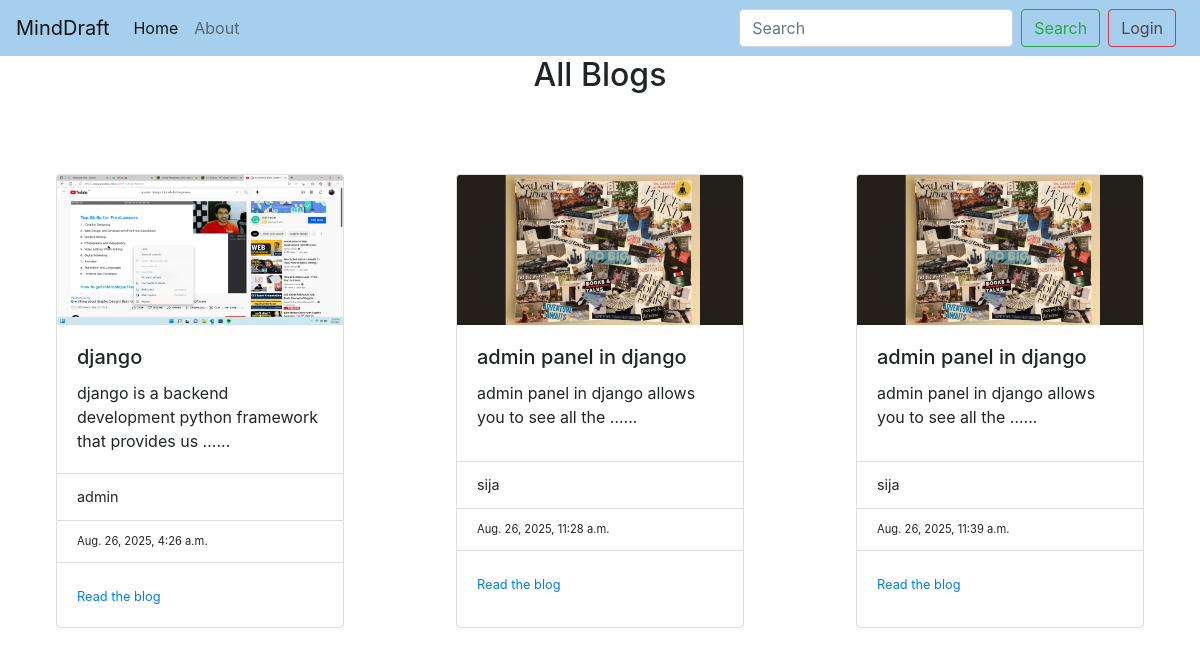
Before: / with the older database file.
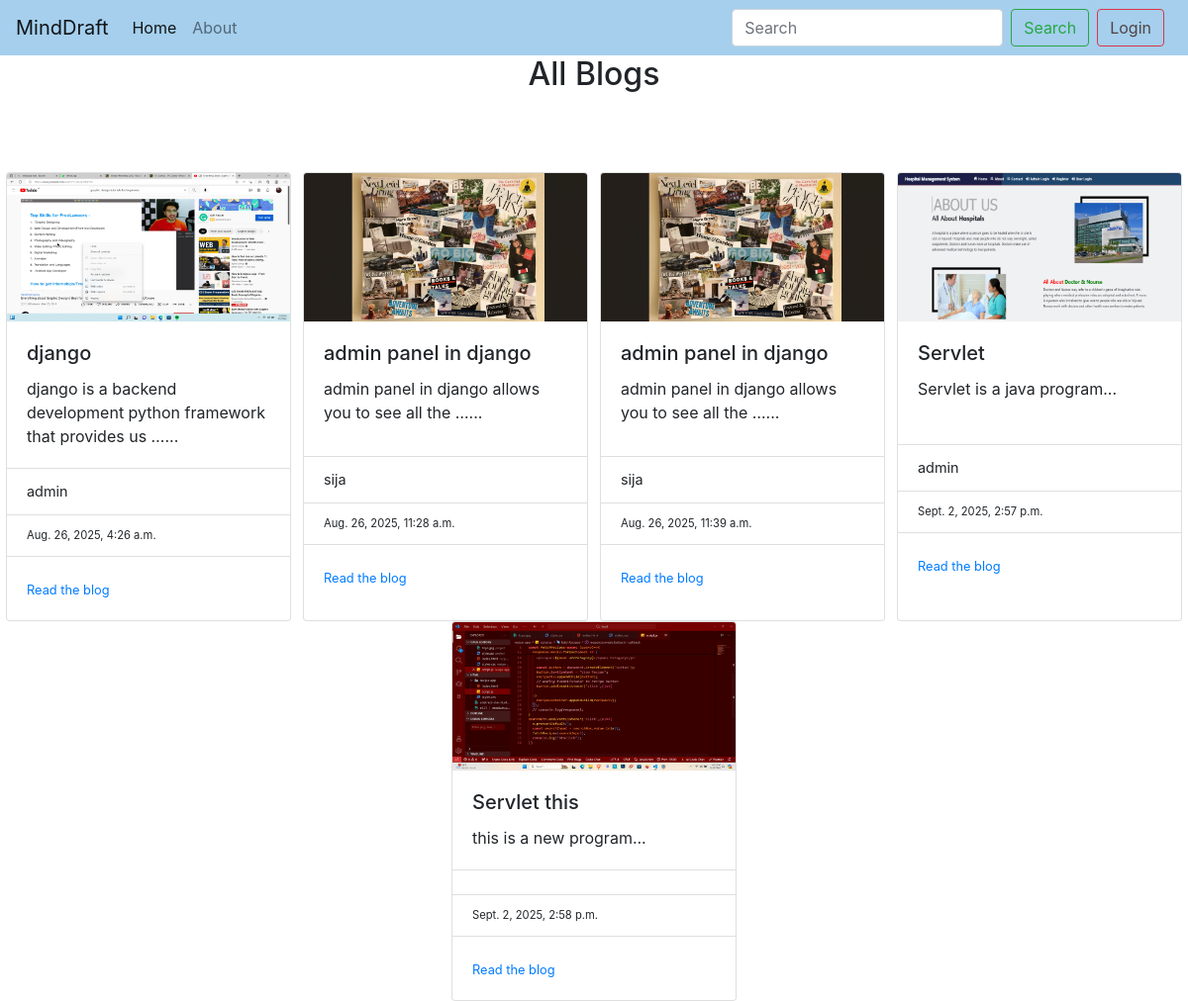
After: the same page with the newer database file.
### blogapp/models.py (models this page shows)
class Blog(models.Model):
  title = models.CharField(max_length = 200)
  description = models.TextField()
  author = models.CharField(max_length = 100)
  published_date = models.DateTimeField(auto_now_add=True)
  edited_date = models.DateTimeField(auto_now=True)
  image = models.ImageField(upload_to = "images/", null = True, blank= True,default = "images/default.webp")

### blogapp/views.py (the view)
# urls.py: 2. Add a URL to urlpatterns:  path('', views.home, name='home')
def home(request):
  blogs = Blog.objects.all()
  return render(request,'blogapp/home.html',{"blogs": blogs, "message":"All Blogs"})

### templates/blogapp/home.html (shortened to what this page needs)
{% extends 'base.html' %}
{%load static%}
{% block content%}
<h2 style="text-align: center">{{message}}</h2>
<br><br>
  <div class="d-flex flex-wrap justify-content-around mt-4">
{%for blog in blogs%}
  <div class="card" style="width: 18rem;">
    {% if blog.image%}
  <img class="card-img-top" src="{{blog.image.url}}" alt="Card image cap" height= 150 width=100>
  {%else%}
    <img class="card-img-top" src="{%static 'default.webp'%}" alt="Card image cap" height= 150 width=100>
  {%endif%}
  <div class="card-body">
    <h5 class="card-title">{{blog.title}}</h5>
    <p class="card-text">{{blog.description|truncatewords:10}}...</p>
  </div>
  <ul class="list-group list-group-flush">
    <li class="list-group-item" style="font-size: 0.9rem">{{blog.author}}</li>
    {%if blog.edited_date%}
    <li class="list-group-item" style = "font-size:0.7rem">{{blog.edited_date}}</li>
    {%endif%}
  </ul>
  <div class="card-body">
    <a href="/readblog/{{blog.id}}" class="card-link" style = "font-size:0.8rem">Read the blog</a>
  </div>
</div>
{%endfor%}
</div>
{% endblock %}

### templates/base.html (shortened to what this page needs)
<!DOCTYPE html>
<html lang="en">
<head>
  <link rel="stylesheet" href="https://cdn.jsdelivr.net/npm/bootstrap@4.0.0/dist/css/bootstrap.min.css">
</head>
<body>
 <header>
    <nav class="navbar navbar-expand-lg navbar-light" style="background-color: #a5cfed;">
      <a class="navbar-brand" href="{% url 'home' %}">MindDraft</a>
      <div class="collapse navbar-collapse" id="navbarSupportedContent">
        <ul class="navbar-nav mr-auto">
          <li class="nav-item active">
            <a class="nav-link" href="{% url 'home' %}">Home <span class="sr-only">(current)</span></a>
          </li>
          <li class="nav-item">
            <a class="nav-link" href="#">About</a>
          </li>
        </ul>
        <form class="form-inline my-2 my-lg-0">
          <input class="form-control mr-sm-2" type="search" placeholder="Search" aria-label="Search">
          <button class="btn btn-outline-success my-2 my-sm-0" type="submit">Search</button>
        </form>
        {% if user.is_authenticated %}
        <ul class="navbar-nav">
          <li class="nav-item dropdown">
            <a class="nav-link dropdown-toggle" href="#" id="navbarDropdownUser" role="button"
               data-toggle="dropdown" aria-haspopup="true" aria-expanded="false">
              {{ user.username }}
            </a>
            <div class="dropdown-menu dropdown-menu-right" aria-labelledby="navbarDropdownUser">
              <a class="dropdown-item" href="{% url 'logout' %}">Logout</a>
               <a class="dropdown-item" href="{% url 'password_change' %}">Change Password</a>
            </div>
          </li>
        </ul>
        {% else %}
        <a class="btn btn-outline-danger mx-2 my-2 my-sm-0" style="color: rgb(81, 68, 68)" href="{% url 'login' %}">Login</a>
        {% endif %}
      </div>
    </nav>
  </header>
  {% block content%}{% endblock %}
</body>
</html>

Changed rows visible on the page:
added Blog: image (picture), title "Servlet", description "Servlet is a java program", author "admin", edited_date "Sept. 2, 2025, 2:57 p.m."
added Blog: image (picture), title "Servlet this", description "this is a new program", edited_date "Sept. 2, 2025, 2:58 p.m."
